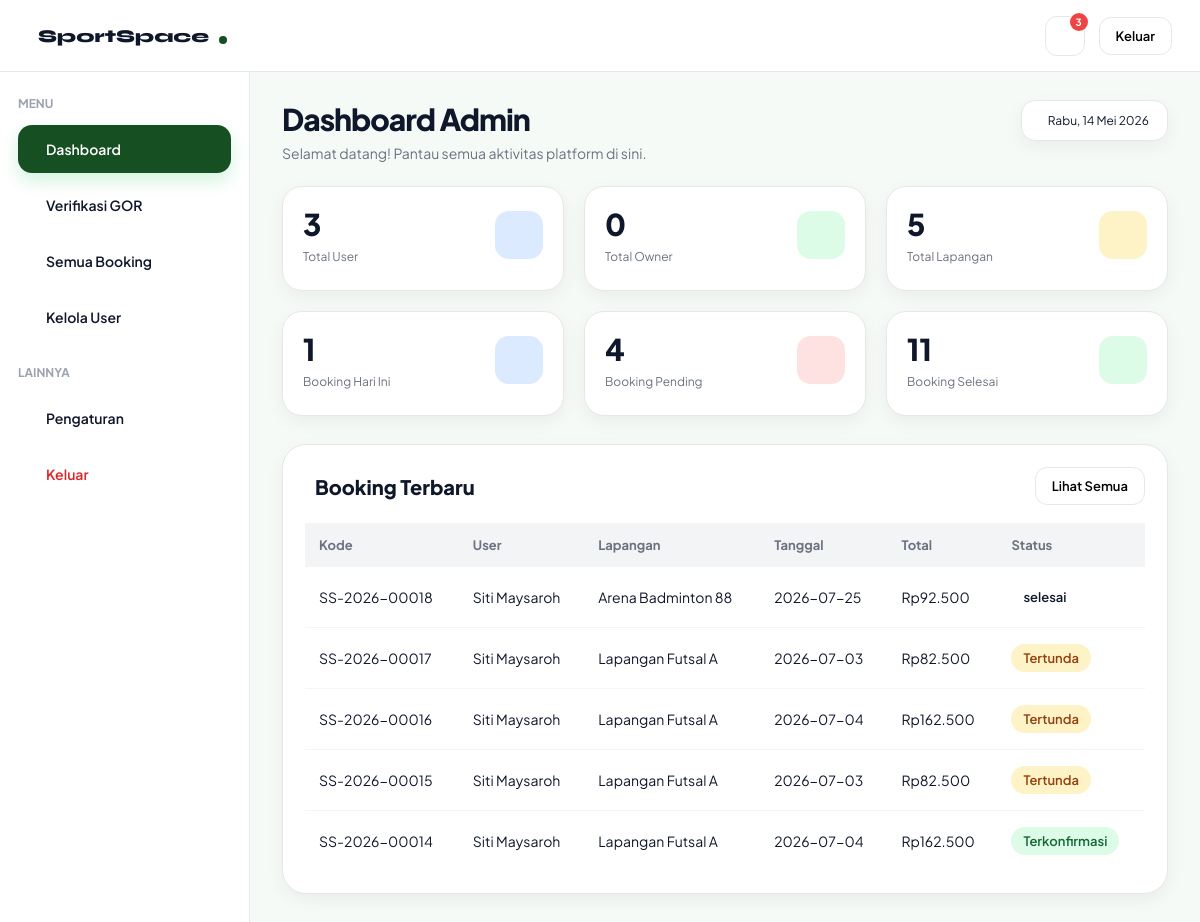
The app's page /dashboard-admin.php with its own data.
### tables this page shows
CREATE TABLE `booking` (
  `booking_id` int(11) NOT NULL,
  `user_id` int(11) NOT NULL,
  `field_id` int(11) NOT NULL,
  `tanggal` date NOT NULL,
  `jam_mulai` time NOT NULL,
  `jam_selesai` time NOT NULL,
  `status` enum('tertunda','terkonfirmasi','dibatalkan','selesai') NOT NULL DEFAULT 'tertunda',
  `created_at` timestamp NOT NULL DEFAULT current_timestamp(),
  `booking_code` varchar(20) DEFAULT NULL
);

CREATE TABLE `users` (
  `user_id` int(11) NOT NULL,
  `nama` varchar(50) NOT NULL,
  `email` varchar(100) NOT NULL,
  `password` varchar(255) NOT NULL,
  `role` enum('user','admin') NOT NULL DEFAULT 'user',
  `created_at` timestamp NOT NULL DEFAULT current_timestamp()
);

CREATE TABLE `fields` (
  `field_id` int(11) NOT NULL,
  `owner_id` int(11) DEFAULT NULL,
  `nama_lapangan` varchar(100) NOT NULL,
  `jenis` varchar(50) NOT NULL,
  `harga` decimal(10,2) NOT NULL,
  `status` enum('tersedia','penuh') NOT NULL DEFAULT 'tersedia',
  `lokasi` varchar(255) DEFAULT NULL,
  `gambar` varchar(255) DEFAULT NULL,
  `deskripsi` text DEFAULT NULL,
  `owner_name` varchar(100) DEFAULT NULL,
  `owner_phone` varchar(20) DEFAULT NULL,
  `owner_address` varchar(255) DEFAULT NULL,
  `jam_operasional` varchar(50) DEFAULT NULL,
  `kapasitas` int(11) DEFAULT NULL,
  `jenis_lantai` varchar(50) DEFAULT NULL,
  `fasilitas` text DEFAULT NULL,
  `maps_link` text DEFAULT NULL,
  `google_maps_url` text DEFAULT NULL,
  `verifikasi` enum('pending','diterima','ditolak') NOT NULL DEFAULT 'pending',
  `durasi_slot` int(11) NOT NULL DEFAULT 1,
  `hari_libur` text DEFAULT NULL,
  `aktif` enum('aktif','nonaktif') NOT NULL
);

CREATE TABLE `payment` (
  `payment_id` int(11) NOT NULL,
  `booking_id` int(11) NOT NULL,
  `metode` enum('transfer','ewallet','cash') NOT NULL,
  `total` decimal(10,2) NOT NULL,
  `status` enum('tertunda','diverifikasi','ditolak') NOT NULL DEFAULT 'tertunda',
  `tanggal_bayar` timestamp NOT NULL DEFAULT current_timestamp()
);

### get-admin-dashboard.php (called while the page is built, shortened)
<?php
include "config.php";
$result = mysqli_query($conn, "
SELECT COUNT(*) AS total
FROM users
");
$totalUser = mysqli_fetch_assoc($result)['total'];
$result = mysqli_query($conn, "
SELECT COUNT(*) AS total
FROM fields
");
$totalLapangan = mysqli_fetch_assoc($result)['total'];
$result = mysqli_query($conn, "
SELECT COUNT(*) AS total
FROM booking
WHERE status='tertunda'
");
$totalPending = mysqli_fetch_assoc($result)['total'];
$result = mysqli_query($conn,"
SELECT COUNT(*) AS total
FROM users
WHERE role='owner'
");
$totalOwner = mysqli_fetch_assoc($result)['total'];
$result = mysqli_query($conn,"
SELECT COUNT(*) AS total
FROM booking
WHERE tanggal = CURDATE()
");
$totalBookingHariIni = mysqli_fetch_assoc($result)['total'];
$result = mysqli_query($conn,"
SELECT COUNT(*) AS total
FROM booking
WHERE status='terkonfirmasi'
");
$totalBookingSelesai = mysqli_fetch_assoc($result)['total'];

### get-booking-terbaru.php (called while the page is built)
<?php
include "config.php";
$queryBookingTerbaru = mysqli_query(
    $conn,
    "
    SELECT
        booking.booking_code,
        users.nama,
        fields.nama_lapangan,
        booking.tanggal,
        payment.total,
        booking.status
    FROM booking
    JOIN users
    ON booking.user_id = users.user_id
    JOIN fields
    ON booking.field_id = fields.field_id
    LEFT JOIN payment
    ON booking.booking_id = payment.booking_id
    ORDER BY booking.booking_id DESC
    LIMIT 5
    "
);

### dashboard-admin.php (the view, shortened to what this page needs)
<?php
include "get-admin-dashboard.php";
include "get-booking-terbaru.php";
?>
<!DOCTYPE html>
<html lang="id">
<head>
  <link rel="stylesheet" href="admin.css">
  <link rel="stylesheet" href="https://cdn.jsdelivr.net/npm/@tabler/icons-webfont@3.31.0/dist/tabler-icons.min.css">
</head>
<body>
   <nav class="navbar">
    <a href="index.php"class="navbar-brand"> <i class="ti ti-bowling"></i>
      <span>SportSpace</span>
      <div class="dot"></div>
    </a>
    <div class="navbar-actions">
      <div class="notif-container">
        <div class="notif" onclick="toggleNotif()"> <i class="ti ti-bell"></i>
          <div class="notif-badge" id="notifBadge"> 3 </div>
        </div>
    </div>
    <a href="login.html">
      <button class="btn btn-outline btn-sm"> <i class="ti ti-logout"> </i> Keluar </button>
    </a>
  </div>
</nav>
 <div class="dashboard-layout">
   <aside class="sidebar">
    <div>
      <div class="sidebar-section"> MENU </div>
      <div class="sidebar-menu">
        <div class="sidebar-item active" onclick="showSection('dashboard', this)"> <i class="ti ti-home"></i>
          <span>Dashboard</span>
        </div>
        <div class="sidebar-item" onclick="showSection('venue', this)"> <i class="ti ti-building"></i>
          <span>Verifikasi GOR</span>
        </div>
        <div class="sidebar-item" onclick="showSection('booking', this)"> <i class="ti ti-calendar-event"></i>
          <span>Semua Booking</span>
        </div>
        <div class="sidebar-item" onclick="showSection('user', this)"> <i class="ti ti-users"></i>
          <span>Kelola User</span>
        </div>
      </div>
      <div class="sidebar-section extra"> LAINNYA </div>
      <div class="sidebar-menu">
        <div class="sidebar-item" onclick="showSection('setting', this)"> <i class="ti ti-settings"></i>
          <span>Pengaturan</span>
        </div>
        <a href="login.html" class="logout-link">
          <div class="sidebar-item logout">
            <span>Keluar</span>
          </div>
        </a>
      </div>
    </div>
  </aside>
   <main class="dashboard-content">
     <section id="section-dashboard">
      <div class="top-header">
        <div>
          <h1 class="page-title"> Dashboard Admin </h1>
          <p class="page-sub"> Selamat datang! Pantau semua aktivitas platform di sini. </p>
        </div>
        <div class="date-card"> <i class="ti ti-calendar"> </i> Rabu, 14 Mei 2026 </div>
      </div>
<div class="stats-grid">
    <div class="stat-card">
        <div class="stat-top">
            <div>
                <div class="stat-value"><?= $totalUser ?></div>
                <div class="stat-label">Total User</div>
            </div>
            <div class="stat-icon blue-bg">
            </div>
        </div>
    </div>
    <div class="stat-card">
        <div class="stat-top">
            <div>
                <div class="stat-value"><?= $totalOwner ?></div>
                <div class="stat-label">Total Owner</div>
            </div>
            <div class="stat-icon green-bg">
            </div>
        </div>
    </div>
    <div class="stat-card">
        <div class="stat-top">
            <div>
                <div class="stat-value"><?= $totalLapangan ?></div>
                <div class="stat-label">Total Lapangan</div>
            </div>
            <div class="stat-icon amber-bg">
            </div>
        </div>
    </div>
    <div class="stat-card">
        <div class="stat-top">
            <div>
                <div class="stat-value"><?= $totalBookingHariIni ?></div>
                <div class="stat-label">Booking Hari Ini</div>
            </div>
            <div class="stat-icon blue-bg">
            </div>
        </div>
    </div>
    <div class="stat-card">
        <div class="stat-top">
            <div>
                <div class="stat-value"><?= $totalPending ?></div>
                <div class="stat-label">Booking Pending</div>
            </div>
            <div class="stat-icon red-bg">
            </div>
        </div>
    </div>
    <div class="stat-card">
        <div class="stat-top">
            <div>
                <div class="stat-value"><?= $totalBookingSelesai ?></div>
                <div class="stat-label">Booking Selesai</div>
            </div>
            <div class="stat-icon green-bg">
            </div>
        </div>
    </div>
</div>
       <div class="card">
        <div class="card-header">
          <div class="card-title"> <i class="ti ti-file-invoice"> </i> Booking Terbaru </div>
          <button class="btn btn-outline btn-sm" onclick="openBookingSection()"> Lihat Semua </button>
        </div>
        <div class="table-wrapper">
          <table class="table">
            <thead>
              <tr>
                <th>Kode</th>
                <th>User</th>
                <th>Lapangan</th>
                <th>Tanggal</th>
                <th>Total</th>
                <th>Status</th>
              </tr>
            </thead>
            <tbody>
              <?php while($row = mysqli_fetch_assoc($queryBookingTerbaru)) : ?>
                <tr>
                  <td><?= $row['booking_code']; ?></td>
                  <td><?= $row['nama']; ?></td>
                  <td><?= $row['nama_lapangan']; ?></td>
                  <td><?= $row['tanggal']; ?></td>
                  <td>Rp<?= number_format($row['total'], 0, ",", ".") ?></td>
                  <td>
                    <?php
                    $status = strtolower($row['status']);
                    if($status == "terkonfirmasi"){
                      echo '<span class="status-badge success">Terkonfirmasi</span>';
                    }
                    elseif($status == "tertunda"){
                      echo '<span class="status-badge warning">Tertunda</span>';
                    }
                    elseif($status == "dibatalkan"){
                      echo '<span class="status-badge danger">Dibatalkan</span>';
                    }
                    else{
                      echo '<span class="status-badge">'.$row['status'].'</span>';
                    }
                    ?>
                  </td>
                </tr>
              <?php endwhile; ?>
            </tbody>
          </table>
        </div>
      </div>
    </section>
      </main>
    </div>
    </body>
    </html>

### records on screen
booking: booking_code "SS-2026-00018", user.nama "Siti Maysaroh", field.nama_lapangan "Arena Badminton 88", tanggal "2026-07-25", payment.total "92.500", status "selesai"
booking: booking_code "SS-2026-00017", user.nama "Siti Maysaroh", field.nama_lapangan "Lapangan Futsal A", tanggal "2026-07-03", payment.total "82.500", status "Tertunda"
booking: booking_code "SS-2026-00016", user.nama "Siti Maysaroh", field.nama_lapangan "Lapangan Futsal A", tanggal "2026-07-04", payment.total "162.500", status "Tertunda"
booking: booking_code "SS-2026-00015", user.nama "Siti Maysaroh", field.nama_lapangan "Lapangan Futsal A", tanggal "2026-07-03", payment.total "82.500", status "Tertunda"
booking: booking_code "SS-2026-00014", user.nama "Siti Maysaroh", field.nama_lapangan "Lapangan Futsal A", tanggal "2026-07-04", payment.total "162.500", status "Terkonfirmasi"

### other values on screen
$totalUser "3"
$totalOwner "0"
$totalLapangan "5"
$totalBookingHariIni "1"
$totalPending "4"
$totalBookingSelesai "11"
